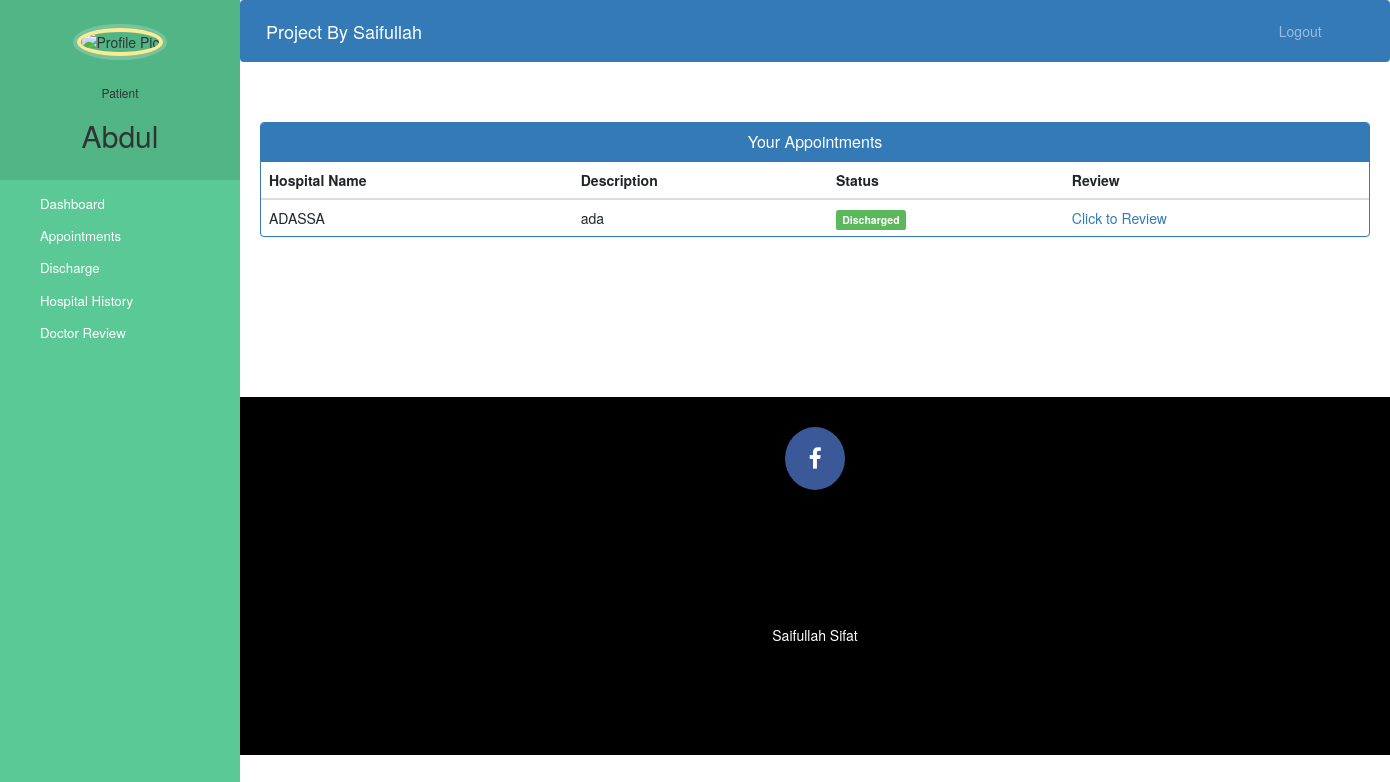
Before: /patient-hospital-history (signed in) with the older database file.
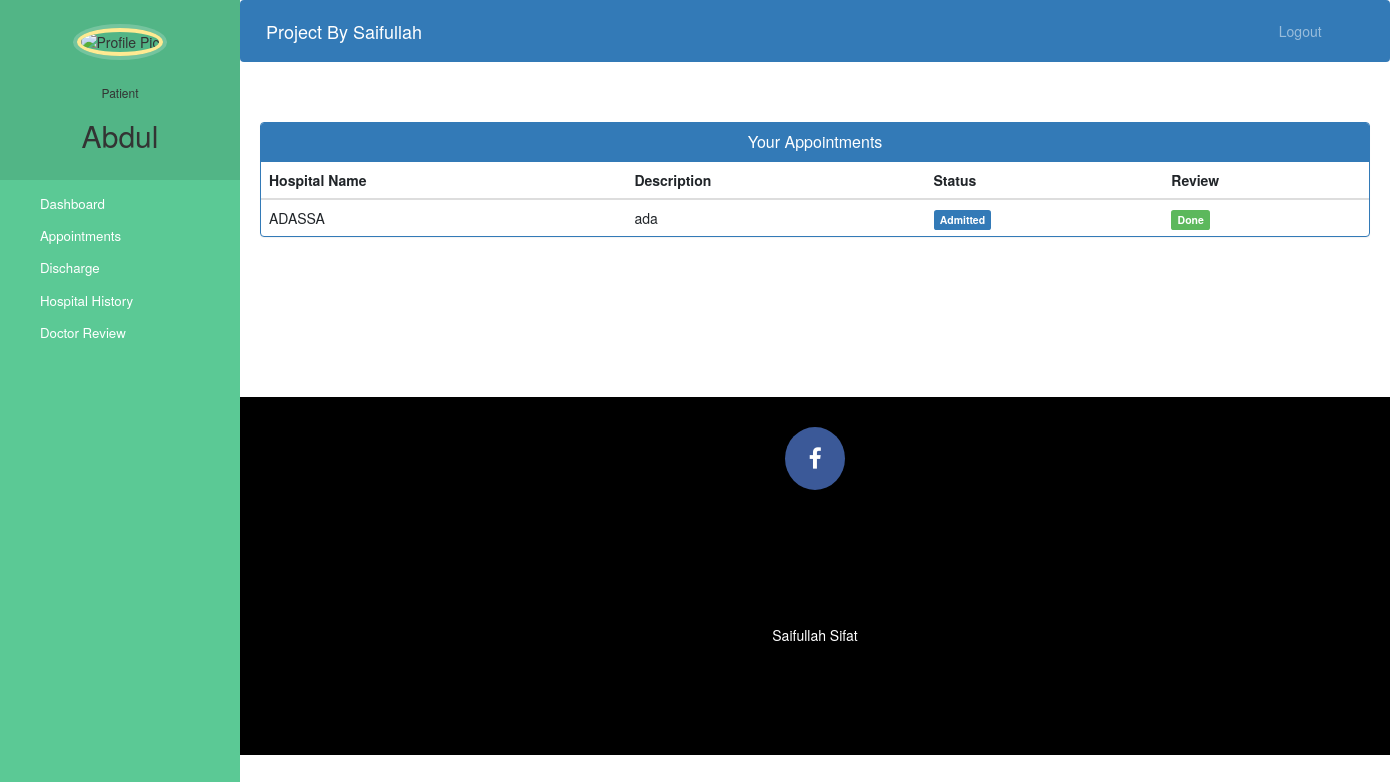
After: the same page with the newer database file.
### hospital/models.py (models this page shows, shortened)
class HospitalPatient(models.Model):
    patient = models.ForeignKey(Patient,null=False, blank=False,on_delete=models.CASCADE)
    hospital = models.ForeignKey(Hospital, null=False, blank=False,on_delete=models.CASCADE)
    symptoms = models.CharField(max_length=1000,default="")
    status = models.CharField(choices=hospital_patient_status, null=False, blank=False,max_length=100)
    is_reviewed = models.BooleanField(default=False)

class Hospital(models.Model):
    user = models.OneToOneField(User, on_delete=models.CASCADE)
    hospital_name = models.CharField(max_length=40)
    profile_pic = models.ImageField(upload_to='profile_pic/HospitalProfilePic/', null=True, blank=True)
    location = models.CharField(max_length=40)
    mobile = models.CharField(max_length=20, null=True)

### hospital/views.py (the view)
# urls.py: path('patient-hospital-history', views.patient_hospital_history)
def patient_hospital_history(request):
    hospital_history = models.HospitalPatient.objects.filter(patient__user=request.user)
    dic = {
        'appointments' : hospital_history
    }
    return render(request, 'hospital/patient_hospital_history.html', context=dic)

### templates/hospital/patient_hospital_history.html (shortened to what this page needs)
{% extends 'hospital/patient_base.html' %}
{% block content %}
<head>
  <link href="//netdna.bootstrapcdn.com/bootstrap/3.0.0/css/bootstrap.min.css" rel="stylesheet" id="bootstrap-css">
</head>
<div class="container">
  <div class="panel panel-primary">
    <div class="panel-heading">
      <h6 class="panel-title">Your Appointments</h6>
    </div>
    <table class="table table-hover" id="dev-table">
      <thead>
        <tr>
          <th>Hospital Name</th>
          <th>Description</th>
          <th>Status</th>
            <th>Review</th>
        </tr>
      </thead>
      {% for a in appointments %}
      <tr>
        <td> {{a.hospital.hospital_name}}</td>
        <td>{{a.symptoms}}</td>
        {%if a.status == 'Admitted'%}
        <td> <span class="label label-primary">Admitted</span></td>
        {% else %}
        <td> <span class="label label-success">Discharged</span></td>
        {% endif %}
      <td>
          {% if not a.is_reviewed %}
          <a href="/patient-hospital-review/{{ a.id }}">Click to Review</a>
          {% else %}
          <span class="label label-success">Done</span>
          {% endif %}
      </td>
      </tr>
      {% endfor %}
    </table>
  </div>
</div>
{% endblock content %}

### templates/hospital/patient_base.html (shortened to what this page needs)
<!DOCTYPE html>
{% load static %}
<html lang="en">
<head>
  <link rel="stylesheet" href="https://stackpath.bootstrapcdn.com/bootstrap/4.3.1/css/bootstrap.min.css">
  <link rel="stylesheet" href="https://maxcdn.bootstrapcdn.com/font-awesome/4.7.0/css/font-awesome.min.css">
  <link rel="stylesheet" href="{% static '/style.css' %}">
</head>
<body>
  <nav class="menu" tabindex="0">
    <header class="avatar">
      <img src="{% static patient.profile_pic.url %}" alt="Profile Pic" />
      <br><br>
      <h6>Patient</h6>
      <h2>{{request.user.first_name}}</h2>
    </header>
    <ul>
      <li tabindex="0" class="icon-dashboard"> <a style="color:white; text-decoration:none;" href="/patient-dashboard"><span>Dashboard</span></a> </li>
      <li tabindex="0" class="icon-calendar"> <a style="color:white; text-decoration:none;" href="/patient-appointment"><span>Appointments</span></a></li>
      <li tabindex="0" class="icon-users"> <a style="color:white; text-decoration:none;" href="/patient-discharge"><span>Discharge</span></a></li>
        <li tabindex="0" class="icon-users"> <a style="color:white; text-decoration:none;" href="/patient-hospital-history"><span>Hospital History</span></a></li>
        <li tabindex="0" class="icon-users"> <a style="color:white; text-decoration:none;" href="/patient-doctor-review"><span>Doctor Review</span></a></li>
    </ul>
  </nav>
  <main>
    <div class="bs-example">
      <nav class="navbar navbar-expand-md  navbar-dark fixed-top" style="background:#337AB7;">
        <a href="/admin-dashboard" class="navbar-brand">Project By Saifullah</a>
        <div class="collapse navbar-collapse justify-content-between" id="navbarCollapse">
          <div class="navbar-nav" style=" margin-left: 90%;">
            <a href="/logout" class="nav-item nav-link">Logout</a>
          </div>
        </div>
      </nav>
    </div>
    <br><br>
    {% block content %}
    {% endblock content %}
    <br><br><br><br><br><br><br>
    <footer>
      <p>
        <a id="ftr" href="https://www.facebook.com/MisterSifat" class="fa fa-facebook"></a>
      </p>
      <br>
      <div class="container">
        <div class="row">
          <div class="col-md-12 col-sm-12">
            <div style="color:#ffffff;" class="wow fadeInUp footer-copyright">
              <p>Saifullah Sifat <br>
            </div>
          </div>
        </div>
      </div>
    </footer>
  </main>
</body>
</html>

### static/style.css (style rules this page uses)
body { padding-left: 240px; }
main { position: relative; height: 100vh; }
.menu { background: #5bc995; height: 100vh; width: 240px; position: fixed; top: 0px; left: 0; z-index: 5; outline: none; }
.menu .avatar { background: rgba(0, 0, 0, 0.1); padding: 2em 0.5em; text-align: center; }
.menu .avatar img { width: 100px; border-radius: 50%; overflow: hidden; border: 4px solid #ffea92; box-shadow: 0 0 0 4px rgba(255, 255, 255, 0.2); }
.menu .avatar h2 { font-weight: normal; margin-bottom: 0; }
.menu ul { list-style: none; padding: 0.5em 0; margin: 0; }
.menu ul li { padding: 0.5em 1em 0.5em 3em; font-size: 0.95em; font-weight: regular; background-repeat: no-repeat; background-position: left 15px center; background-size: auto 20px; transition: all 0.15s linear; cursor: pointer; }
.menu ul li.icon-dashboard { background-image: url("http://www.entypo.com/images//gauge.svg"); }
.menu ul li.icon-users { background-image: url("http://www.entypo.com/images//users.svg"); }
.menu ul li.icon-calendar { background-image: url("http://www.entypo.com/images//calendar.svg"); }

### templates/hospital/patient_base.html (style rules this page uses)
a:link { text-decoration: none; }
a { color: white; }
footer { padding: 0px 0px 0px 0px; background-color: black; margin: 0px; }
#ftr { padding: 20px; }
.fa { font-size: 23px; width: 60px; text-align: center; text-decoration: none; margin: 5px 2px; border-radius: 50%; }
.fa-facebook { background: #3B5998; color: white; margin-top: 30px; }
p { text-align: center; }

### templates/hospital/patient_hospital_history.html (style rules this page uses)
a:link { text-decoration: none; }
h6 { text-align: center; }
.row { margin: 100px; }

Changed rows visible on the page:
changed HospitalPatient "ada": status "Discharged" → "Admitted"; is_reviewed "Click to Review" → "Done"
